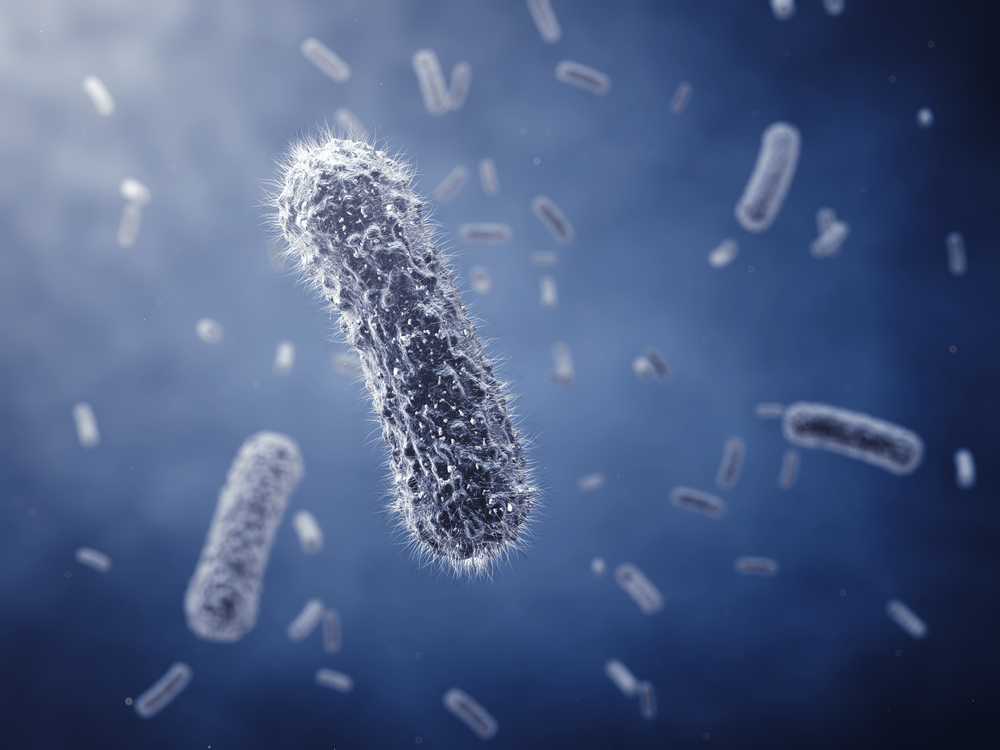
#> input picture virus.jpg, 1000 x 750 px; the run also reads 1 picture not shown here
$ jupyter execute --allow-errors Image.ipynb
#> lines starting #> are read from the running program, lines starting #| are printed output that depends on the picture
[cell 1]
from scipy import misc
import matplotlib.pyplot as plt
import numpy as np
#> (the rest of this cell did not finish here and is left out)

#> (a cell that did not finish here is left out)

#> (a cell that did not finish here is left out)

#> (a cell that did not finish here is left out)

#> (a cell that did not finish here is left out)

[cell 6]
def f(x):
    return x**2 - 2*x + 1

[cell 7]
x = np.linspace(-10, 10, 100)
plt.plot(x, f(x))
#> figure, not shown here; curve peaks at x = -10, y = 121

[cell 8]
from scipy import optimize

[cell 9]
res = optimize.minimize(f, x0=-5).x #Reduction de l'erreur
res

[cell 10]
from scipy import ndimage #Module pour le traitement d'image
np.random.seed(0)

#On génère une image de scipy
x = np.zeros((32, 32))
x[5:-5, 5:-5] = 1
x[np.random.randint(0, 32, 30),np.random.randint(0, 32, 30)] = 1
plt.imshow(x) #On l'affiche
x.shape

[cell 11]
open_x = ndimage.binary_opening(x) #Suppression des petites carrées autour
plt.imshow(open_x)
open_x

[cell 12]
my_pic = plt.imread("virus.jpg", format='jpg') #Chargement de l'image
#> my_pic is the input picture: shape (750, 1000, 3); mean R, G, B 76.5, 94.4, 131.6
plt.imshow(my_pic) #On affiche l'image
my_pic.shape #La taille de l'image
#> Out = (750, 1000, 3)

[cell 13]
my_pic2 = np.copy(my_pic) #On crée une copie

#Applatir l'image avec 'ravel()' et une catégorie(bins) pour l'histogramme
plt.hist(my_pic2.ravel(), bins=10, color='red')
plt.show()
#> figure, not shown here; tallest bar 355424 high, from x = 104.4 to 129.5

[cell 14]
# [4 lines of commented-out code are left out]

[cell 15]
#Arrondie de l'image sans faire de redimensionnement
img_rotate = ndimage.rotate(my_pic, 50, reshape=False)
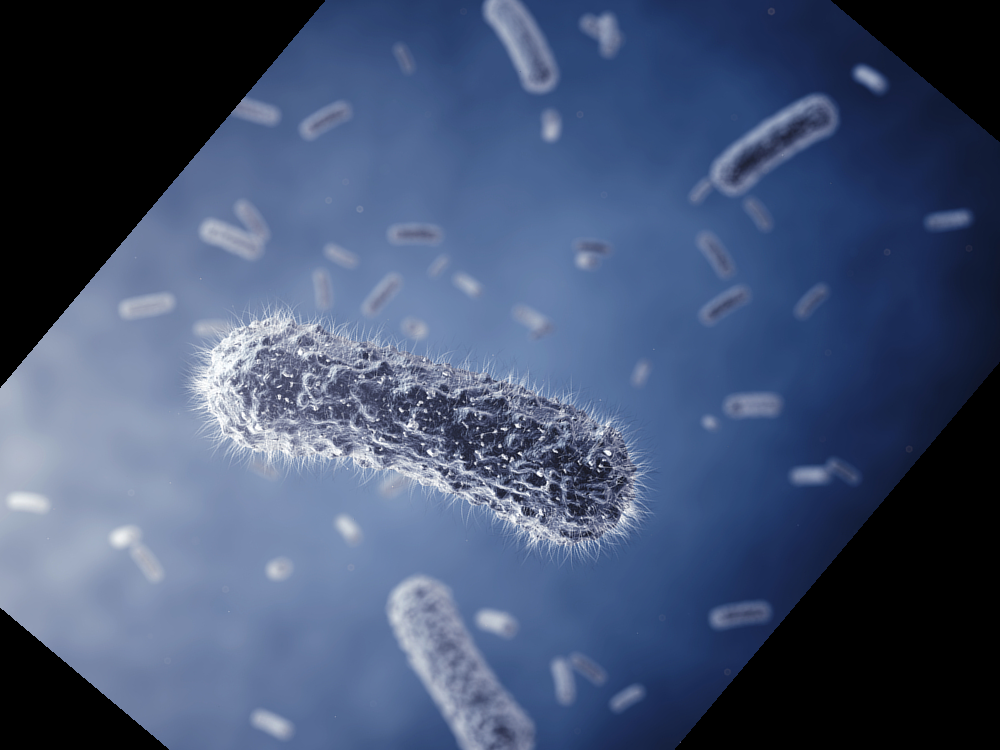
#> img_rotate: shape (750, 1000, 3); mean R, G, B 67.7, 82.6, 112.8
plt.imshow(img_rotate)

[cell 16]
label_image, n_labels = (ndimage.label(my_pic)) #L'image et une étiquette(int) pour chaque image
#> label_image: shape (750, 1000, 3) int32; every value is 1
#> n_labels = 1
n_labels
#> Out = 1

[cell 17]
plt.imshow(label_image)

[cell 18]
sizes = ndimage.sum(my_pic, label_image, range(n_labels)) #Compter les pixels d'une image
#> sizes = [0]
sizes
#> Out = [0]

[cell 19]
plt.scatter(range(n_labels), sizes, c='red')
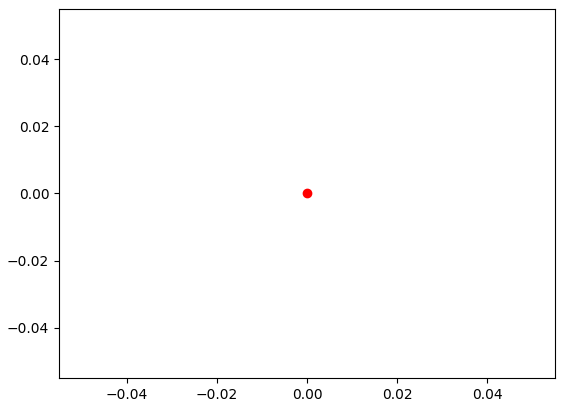
#> figure drawn by matplotlib, 1 panel

[cell 20]
uniform_filtre = ndimage.uniform_filter(my_pic, size=5)
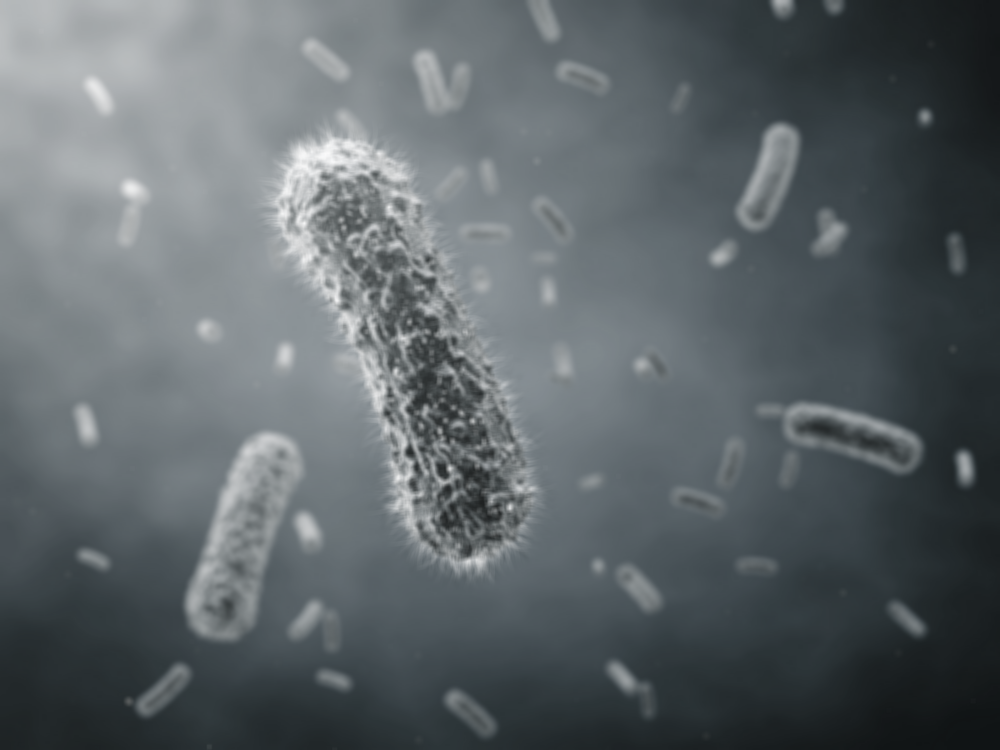
#> uniform_filtre: shape (750, 1000, 3); mean R, G, B 93.6, 101, 104.6
plt.imshow(uniform_filtre)

[cell 21]
sobel_image = ndimage.sobel(my_pic, axis=0)
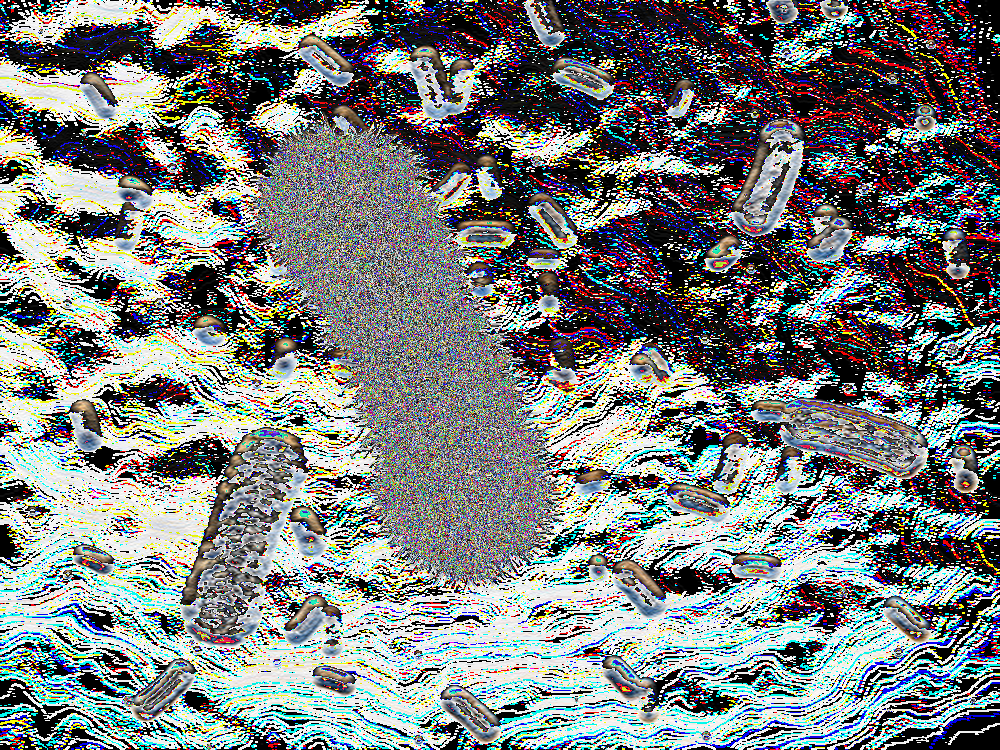
#> sobel_image: shape (750, 1000, 3); mean R, G, B 121.3, 126, 124.7
plt.imshow(sobel_image)

# Indexing, Slicing and Subsetting
👇👇👇

[cell 22]
A = np.zeros((4, 4))
A

[cell 23]
plt.imshow(A)
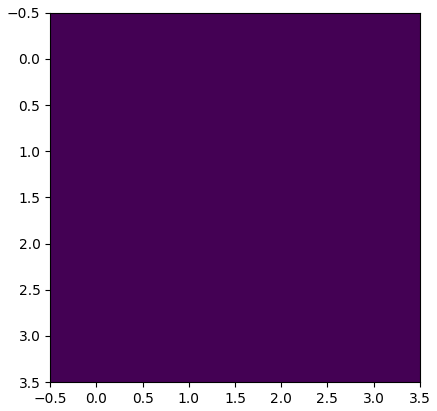
#> figure drawn by matplotlib, 1 panel

[cell 24]
#A[rows, cols] or A[debut:fin, debut:fin]
A[1:3, 1:3] = 1
A

[cell 25]
plt.imshow(A)
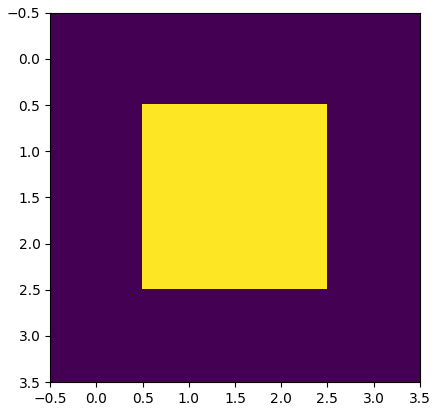
#> figure drawn by matplotlib, 1 panel

[cell 26]
C = np.zeros((5,5))
C

[cell 27]
#C[debut,debut,pas; debut,debut,pas]
C[::2, ::2] = 1
C

[cell 28]
plt.imshow(C)
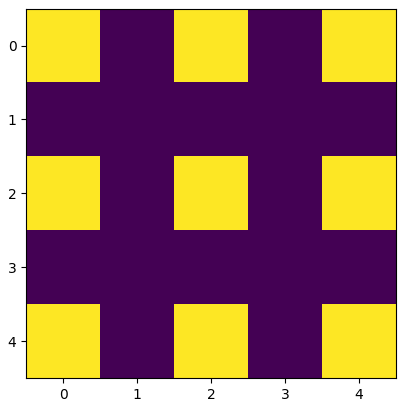
#> figure drawn by matplotlib, 1 panel

[cell 29]
B = np.random.randint(0, 10, [6, 6])
print(B.shape)
B

[cell 30]
#Plus le pixel est petit, plus c'est du noir
#Plus il est élévé, plus c'est blanc
plt.imshow(B)
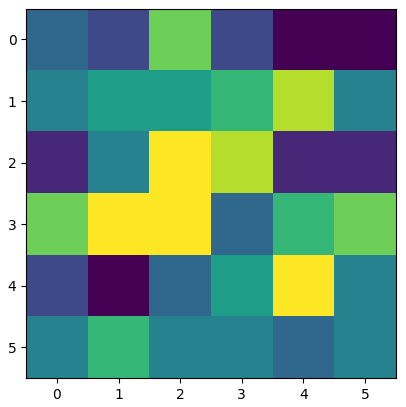
#> figure drawn by matplotlib, 1 panel

[cell 31]
B[(B < 9) & (B > 5)] = 0
B

[cell 32]
B[B < 5]

# Scikit-Image

[cell 33]
from skimage import io, data
import skimage.segmentation as seg

#> (a cell that did not finish here is left out)

#> (a cell that did not finish here is left out)

#> (a cell that did not finish here is left out)

#> (a cell that did not finish here is left out)

[cell 38]
imgCollection = io.ImageCollection('*.jpg', format='jpg')
#> imgCollection = 1 item
type(imgCollection)

[cell 39]
myImg = data.astronaut()
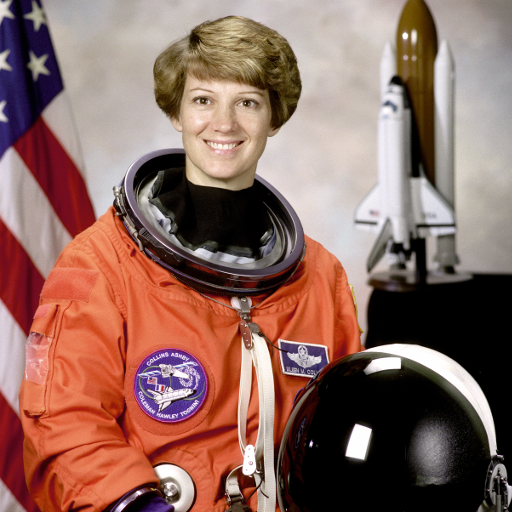
#> input picture skimage.data.astronaut(), 512 x 512 px
#> myImg is the input picture: shape (512, 512, 3); mean R, G, B 141.6, 105.8, 96.5
plt.imshow(myImg)
plt.show()

[cell 40]
def circle_points(resolution, center, raduis):
    radians = np.linspace(0, 2*np.pi, resolution)

    c = center[1] + raduis*np.cos(radians)
    r = center[1] + raduis*np.sin(radians)

    return np.array([c, r]).T

points = circle_points(200, [100, 220], 100)[:-1]

[cell 41]
snake = seg.active_contour(myImg, points)
#> snake = 199 pairs, first value 119 to 318.7, second value 116 to 319

[cell 42]
def image_show(image, nrows=1, ncols=1, cmap='gray', **kwargs):
    fig, ax = plt.subplots(nrows=nrows, ncols=ncols, figsize=(5, 5))
    ax.imshow(image, cmap='gray')
    ax.axis('on')

    return fig, ax

[cell 43]
fig, ax = image_show(myImg)
ax.plot(points[:, 0], points[:, 1], '--r', lw=3)
ax.plot(snake[:, 0], snake[:, 1], '--b', lw=3)
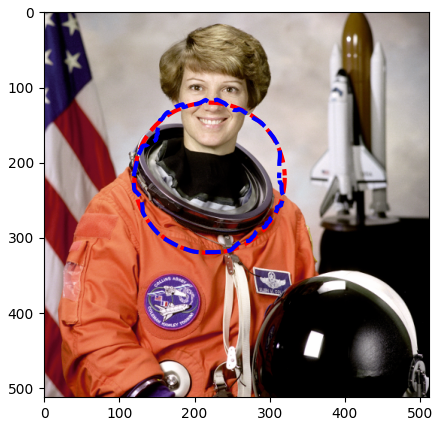
#> figure drawn by matplotlib, 1 panel
